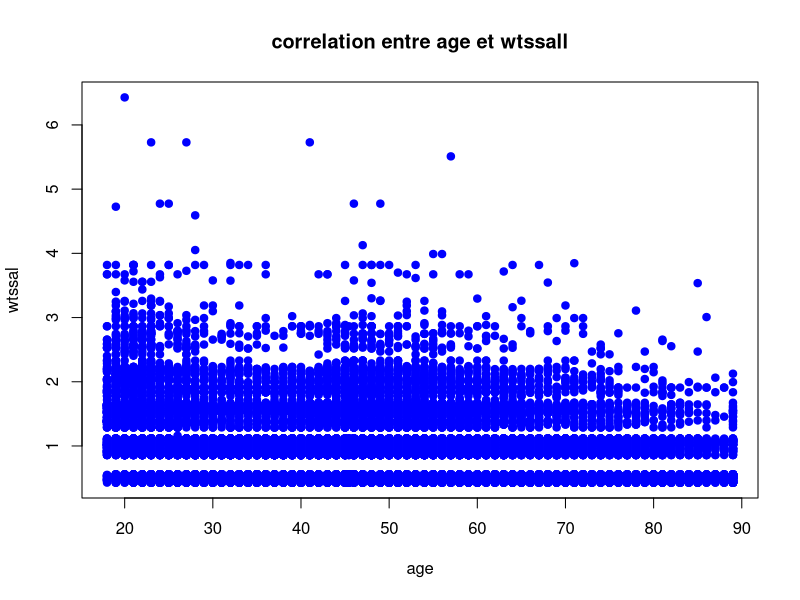

Source code (R):
## ---- chunk 1
knitr::opts_chunk$set(echo = TRUE)
## ---- chunk 2
data(package = .packages(all.available = TRUE))
library(GGally)

View(happy)
## ---- chunk 3
str(happy)
## ---- chunk 4
table(happy$happy, happy$marital)
## ---- chunk 5
table(happy$happy, happy$sex)
## ---- chunk 6
happy$age[is.na(happy$age)]<- mean(happy$age, na.rm = TRUE)# pour remplacer les valeurs manquzntes par la moyenne 
summary(happy$age)
## ---- chunk 7
tapply(happy$age, happy$happy, mean)
## ---- chunk 8
plot(happy$age, happy$wtssall, xlab = "age", ylab = "wtssal", main = "correlation entre age et wtssall", col ='blue', pch = 19)
## ---- chunk 9
cor(happy$age, happy$wtssall)
## ---- chunk 10
cor.test(happy$age,happy$wtssall, alternative = "two.sided",
         method = "pearson",conf.level = 0.95)
## ---- chunk 11
cor(happy$age,happy$wtssall, method = "spearman")
## ---- chunk 12
cor.test(happy$age,happy$wtssall, method = "spearman",
         alternative = "two.sided", conf.level = 0.95)
